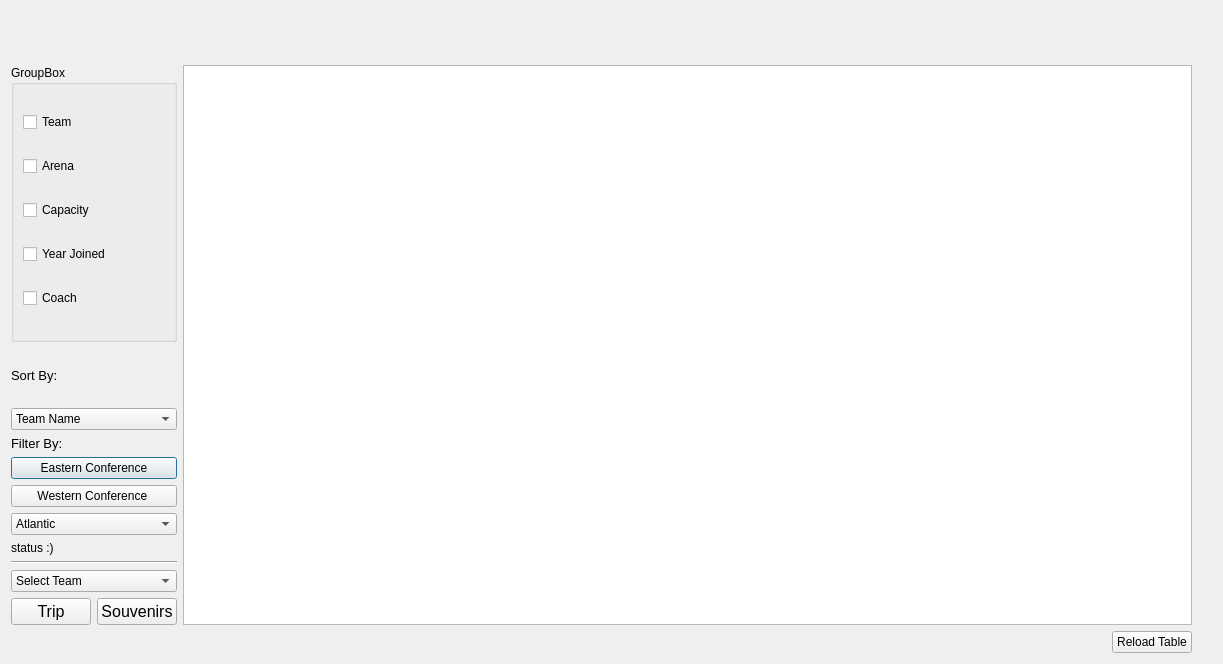
<?xml version="1.0" encoding="UTF-8"?>
<ui version="4.0">
 <class>display_team</class>
 <widget class="QDialog" name="display_team">
  <property name="geometry">
   <rect>
    <x>0</x>
    <y>0</y>
    <width>1223</width>
    <height>664</height>
   </rect>
  </property>
  <property name="windowTitle">
   <string>Dialog</string>
  </property>
  <layout class="QGridLayout" name="gridLayout">
   <item row="0" column="1">
    <widget class="QLabel" name="labelTeamS">
     <property name="font">
      <font>
       <pointsize>18</pointsize>
      </font>
     </property>
     <property name="text">
      <string/>
     </property>
    </widget>
   </item>
   <item row="1" column="1">
    <widget class="QLabel" name="label_logo">
     <property name="text">
      <string/>
     </property>
     <property name="pixmap">
      <pixmap>:/resources/logo.png</pixmap>
     </property>
     <property name="scaledContents">
      <bool>true</bool>
     </property>
    </widget>
   </item>
   <item row="2" column="0">
    <layout class="QVBoxLayout" name="verticalLayout_7">
     <item>
      <layout class="QHBoxLayout" name="horizontalLayout_3">
       <item>
        <layout class="QGridLayout" name="gridLayout_3">
         <item row="0" column="0">
          <layout class="QVBoxLayout" name="verticalLayout_8">
           <property name="spacing">
            <number>2</number>
           </property>
           <property name="sizeConstraint">
            <enum>QLayout::SetMinimumSize</enum>
           </property>
           <item>
            <widget class="QGroupBox" name="groupBox">
             <property name="title">
              <string>GroupBox</string>
             </property>
             <layout class="QVBoxLayout" name="verticalLayout_9">
              <item>
               <widget class="QCheckBox" name="team_name_checkBox">
                <property name="text">
                 <string>Team</string>
                </property>
               </widget>
              </item>
              <item>
               <widget class="QCheckBox" name="arena_checkBox">
                <property name="text">
                 <string>Arena</string>
                </property>
               </widget>
              </item>
              <item>
               <widget class="QCheckBox" name="capacity_checkBox">
                <property name="text">
                 <string>Capacity</string>
                </property>
               </widget>
              </item>
              <item>
               <widget class="QCheckBox" name="year_checkBox">
                <property name="text">
                 <string>Year Joined</string>
                </property>
               </widget>
              </item>
              <item>
               <widget class="QCheckBox" name="coach_checkBox">
                <property name="text">
                 <string>Coach</string>
                </property>
               </widget>
              </item>
             </layout>
            </widget>
           </item>
          </layout>
         </item>
         <item row="1" column="0">
          <layout class="QVBoxLayout" name="verticalLayout_6">
           <item>
            <layout class="QVBoxLayout" name="verticalLayout">
             <item>
              <widget class="QLabel" name="label_sort">
               <property name="font">
                <font>
                 <pointsize>10</pointsize>
                </font>
               </property>
               <property name="text">
                <string>Sort By:</string>
               </property>
              </widget>
             </item>
             <item>
              <widget class="QComboBox" name="combo_sort">
               <item>
                <property name="text">
                 <string>Team Name</string>
                </property>
               </item>
               <item>
                <property name="text">
                 <string>Arena Name</string>
                </property>
               </item>
               <item>
                <property name="text">
                 <string>Capacity</string>
                </property>
               </item>
               <item>
                <property name="text">
                 <string>Year Joined</string>
                </property>
               </item>
              </widget>
             </item>
            </layout>
           </item>
           <item>
            <layout class="QVBoxLayout" name="verticalLayout_2">
             <item>
              <layout class="QVBoxLayout" name="verticalLayout_3">
               <item>
                <widget class="QLabel" name="label_sort_2">
                 <property name="font">
                  <font>
                   <pointsize>10</pointsize>
                  </font>
                 </property>
                 <property name="text">
                  <string>Filter By:</string>
                 </property>
                </widget>
               </item>
               <item>
                <widget class="QPushButton" name="eastern_conf_Button">
                 <property name="text">
                  <string>Eastern Conference</string>
                 </property>
                </widget>
               </item>
               <item>
                <widget class="QPushButton" name="western_conf_Button">
                 <property name="text">
                  <string>Western Conference </string>
                 </property>
                </widget>
               </item>
              </layout>
             </item>
             <item>
              <widget class="QComboBox" name="division_comboBox">
               <item>
                <property name="text">
                 <string>Atlantic</string>
                </property>
               </item>
               <item>
                <property name="text">
                 <string>Central</string>
                </property>
               </item>
               <item>
                <property name="text">
                 <string>Southeast</string>
                </property>
               </item>
               <item>
                <property name="text">
                 <string>Northwest</string>
                </property>
               </item>
               <item>
                <property name="text">
                 <string>Pacific</string>
                </property>
               </item>
               <item>
                <property name="text">
                 <string>Southwest</string>
                </property>
               </item>
              </widget>
             </item>
            </layout>
           </item>
           <item>
            <layout class="QVBoxLayout" name="verticalLayout_5">
             <item>
              <layout class="QVBoxLayout" name="verticalLayout_4">
               <item>
                <widget class="QLabel" name="label_dbstatus">
                 <property name="text">
                  <string>status :)</string>
                 </property>
                </widget>
               </item>
               <item>
                <widget class="Line" name="line">
                 <property name="orientation">
                  <enum>Qt::Horizontal</enum>
                 </property>
                </widget>
               </item>
               <item>
                <widget class="QComboBox" name="combo_team">
                 <item>
                  <property name="text">
                   <string>Select Team</string>
                  </property>
                 </item>
                </widget>
               </item>
              </layout>
             </item>
             <item>
              <layout class="QHBoxLayout" name="horizontalLayout">
               <item>
                <widget class="QPushButton" name="push_plan">
                 <property name="font">
                  <font>
                   <pointsize>12</pointsize>
                   <weight>50</weight>
                   <bold>false</bold>
                  </font>
                 </property>
                 <property name="text">
                  <string>Trip</string>
                 </property>
                </widget>
               </item>
               <item>
                <widget class="QPushButton" name="push_souvenirs">
                 <property name="font">
                  <font>
                   <pointsize>12</pointsize>
                  </font>
                 </property>
                 <property name="text">
                  <string>Souvenirs</string>
                 </property>
                </widget>
               </item>
              </layout>
             </item>
            </layout>
           </item>
          </layout>
         </item>
        </layout>
       </item>
       <item>
        <widget class="QTableView" name="tableView"/>
       </item>
      </layout>
     </item>
     <item>
      <layout class="QHBoxLayout" name="horizontalLayout_2">
       <item>
        <spacer name="horizontalSpacer">
         <property name="orientation">
          <enum>Qt::Horizontal</enum>
         </property>
         <property name="sizeHint" stdset="0">
          <size>
           <width>546</width>
           <height>22</height>
          </size>
         </property>
        </spacer>
       </item>
       <item>
        <widget class="QPushButton" name="reload_button">
         <property name="text">
          <string>Reload Table</string>
         </property>
        </widget>
       </item>
      </layout>
     </item>
    </layout>
   </item>
  </layout>
 </widget>
 <resources/>
 <connections/>
</ui>
